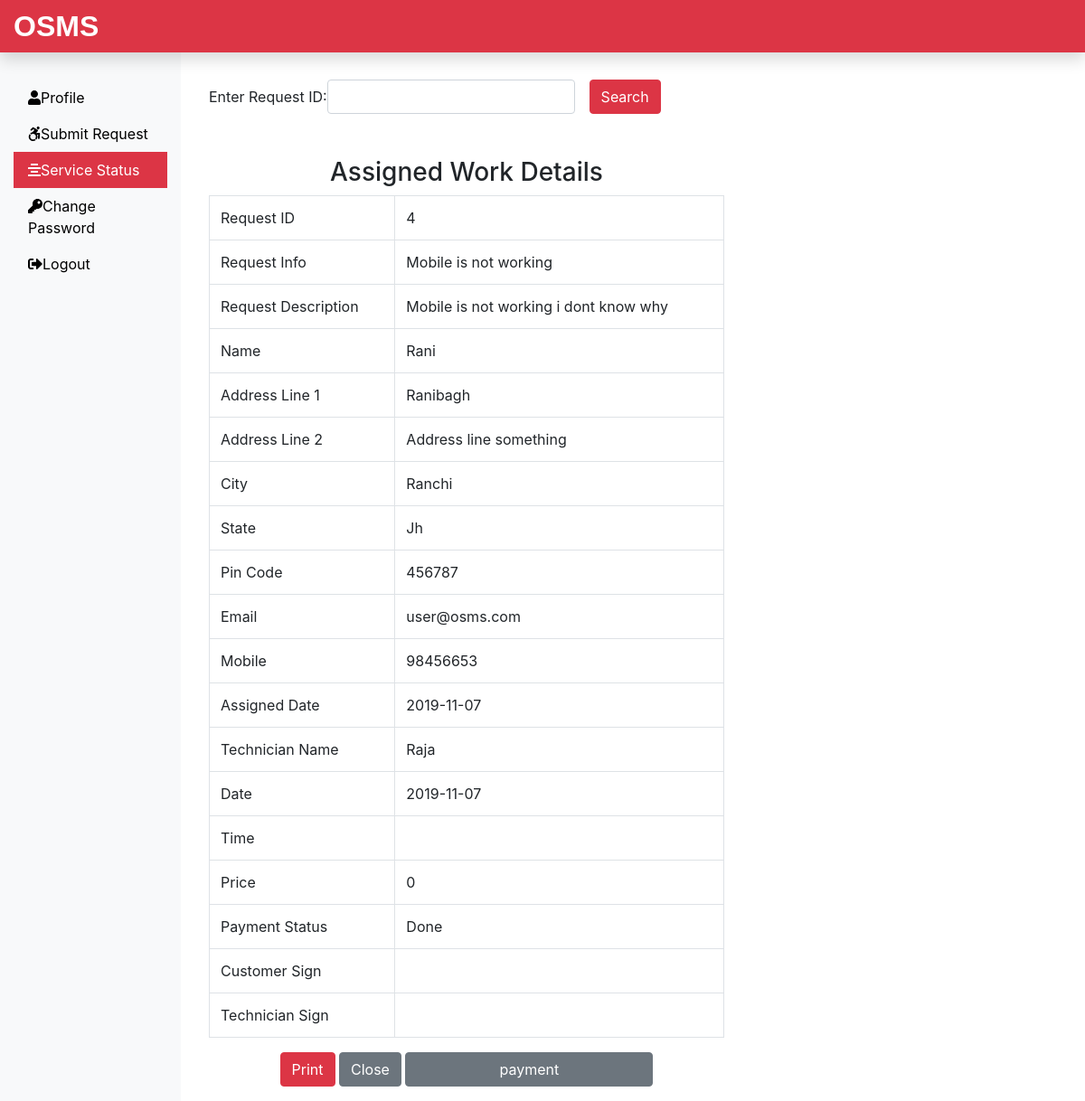
Page /Requester/CheckStatus.php?checkid=4 (signed in) on the committed database.
### tables this page shows
CREATE TABLE `assignwork_tb` (
  `rno` int(11) NOT NULL,
  `request_id` int(11) NOT NULL,
  `request_info` text NOT NULL,
  `request_desc` text NOT NULL,
  `requester_name` varchar(60) NOT NULL,
  `requester_add1` text NOT NULL,
  `requester_add2` text NOT NULL,
  `requester_city` varchar(60) NOT NULL,
  `requester_state` varchar(60) NOT NULL,
  `requester_zip` int(11) NOT NULL,
  `requester_email` varchar(60) NOT NULL,
  `requester_mobile` bigint(20) NOT NULL,
  `assign_tech` varchar(60) NOT NULL,
  `assign_date` date NOT NULL,
  `time` varchar(20) NOT NULL,
  `status` varchar(30) NOT NULL,
  `price` int(11) NOT NULL,
  `Payment` varchar(20) NOT NULL DEFAULT 'Remain'
);

### Requester/CheckStatus.php (the view, shortened to what this page needs)
<?php
include('includes/header.php');
include('../dbConnection.php');
?>
<div class="col-sm-6 mt-5 mx-3">
 <form action="" method="post" class="form-inline">
  <div class="form-group mr-3">
   <label for="checkid">Enter Request ID: </label>
   <input type="text" class="form-control" name="checkid" id="checkid" onkeypress="isInputNumber(event)">
  </div>
  <button type="submit" class="btn btn-danger">Search</button>
 </form>
 <?php
  if(isset($_REQUEST['checkid'])){
   if($_REQUEST['checkid'] == ""){
    $msg = '<div class="alert alert-warning col-sm-6 ml-5 mt-2" role="alert"> Fill All Fileds </div>';
   } else {
    $sql = "SELECT * FROM assignwork_tb WHERE request_id = {$_REQUEST['checkid']}";
    $result = $conn->query($sql);
    $row = $result->fetch_assoc();
    if((isset($row['request_id']) == isset($_REQUEST['checkid']))){ ?>
    <h3 class="text-center mt-5">Assigned Work Details</h3>
    <table class="table table-bordered">
     <tbody>
      <tr>
       <td>Request ID</td>
       <td><?php if(isset($row['request_id'])){echo $row['request_id'];} ?></td>
      </tr>
      <tr>
       <td>Request Info</td>
       <td><?php if(isset($row['request_info'])){echo $row['request_info'];} ?></td>
      </tr>
      <tr>
       <td>Request Description</td>
       <td><?php if(isset($row['request_desc'])){echo $row['request_desc'];} ?></td>
      </tr>
      <tr>
       <td>Name</td>
       <td>
         <?php if(isset($row['requester_name'])) {echo $row['requester_name']; } ?>
       </td>
      </tr>
      <tr>
       <td>Address Line 1</td>
       <td>
         <?php if(isset($row['requester_add1'])) {echo $row['requester_add1']; } ?>
       </td>
      </tr>
      <tr>
       <td>Address Line 2</td>
       <td>
         <?php if(isset($row['requester_add2'])) {echo $row['requester_add2']; } ?>
       </td>
      </tr>
      <tr>
       <td>City</td>
       <td>
         <?php if(isset($row['requester_city'])) {echo $row['requester_city']; } ?>
       </td>
      </tr>
      <tr>
       <td>State</td>
       <td>
         <?php if(isset($row['requester_state'])) {echo $row['requester_state']; } ?>
       </td>
      </tr>
      <tr>
       <td>Pin Code</td>
       <td>
         <?php if(isset($row['requester_zip'])) {echo $row['requester_zip']; } ?>
       </td>
      </tr>
      <tr>
       <td>Email</td>
       <td>
         <?php if(isset($row['requester_email'])) {echo $row['requester_email']; } ?>
       </td>
      </tr>
      <tr>
       <td>Mobile</td>
       <td>
         <?php if(isset($row['requester_mobile'])) {echo $row['requester_mobile']; } ?>
       </td>
      </tr>
      <tr>
       <td>Assigned Date</td>
       <td>
         <?php if(isset($row['assign_date'])) {echo $row['assign_date']; } ?>
       </td>
      </tr>
      <tr>
       <td>Technician Name</td>
       <td><?php if(isset($row['assign_tech'])) {echo $row['assign_tech']; } ?></td>
      </tr>
	   <tr>
       <td>Date</td>
       <td><?php if(isset($row['assign_date'])) {echo $row['assign_date']; } ?></td>
      </tr>
	   <tr>
       <td>Time</td>
       <td><?php if(isset($row['time'])) {echo $row['time']; } ?></td>
      </tr>
	   <tr>
       <td>Price</td>
       <td><?php if(isset($row['price'])) {echo $row['price']; }  ?></td>
      </tr>
	   <tr>
       <td>Payment Status</td>
       <td><?php if(isset($row['Payment'])) {echo $row['Payment']; }  ?></td>
      </tr>
      <tr>
       <td>Customer Sign</td>
       <td></td>
      </tr>
      <tr>
       <td>Technician Sign</td>
       <td></td>
      </tr>
     </tbody>
    </table>
    <div class="text-center">
     <form action="" class="mb-3 d-print-none">
      <input class="btn btn-danger" type="submit" value="Print" onClick="window.print()">
      <input class="btn btn-secondary" type="submit" value="Close">
	  <a href="Paytm_standard_checkout-master/kart.php?number=<?php echo $row['price']; ?>"><input class="btn btn-secondary" type="payment" value="payment"></a>
     </form>
    </div>
    <?php } else {
     echo '<div class="alert alert-info mt-4">Your Request is Still Pending</div>';
    }
   }
 }?>
</div>
<?php
include('includes/footer.php');
?>

### css/custom.css (style rules this page uses)
a { color: black; }

### rows in the picture
assignwork_tb: request "4", request_info "Mobile is not working", request_desc "Mobile is not working i dont know why", requester_name "Rani", requester_add1 "Ranibagh", requester_add2 "Address line something", requester_city "Ranchi", requester_state "Jh", requester_zip "456787", requester_email "user@osms.com", requester_mobile "98456653", assign_date "2019-11-07", assign_tech "Raja", price "0", Payment "Done"
